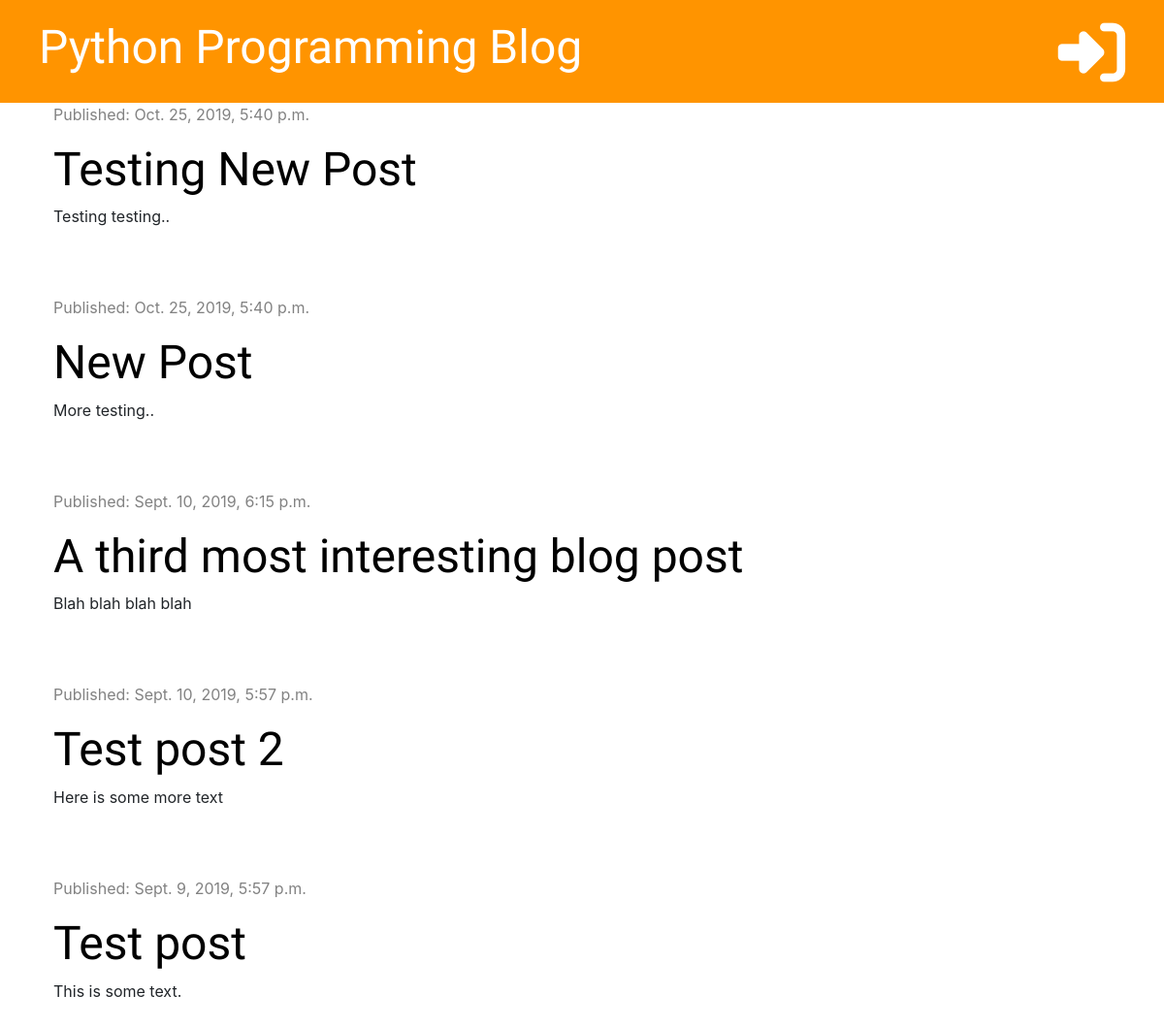
/, run on an earlier commit of the app's database.
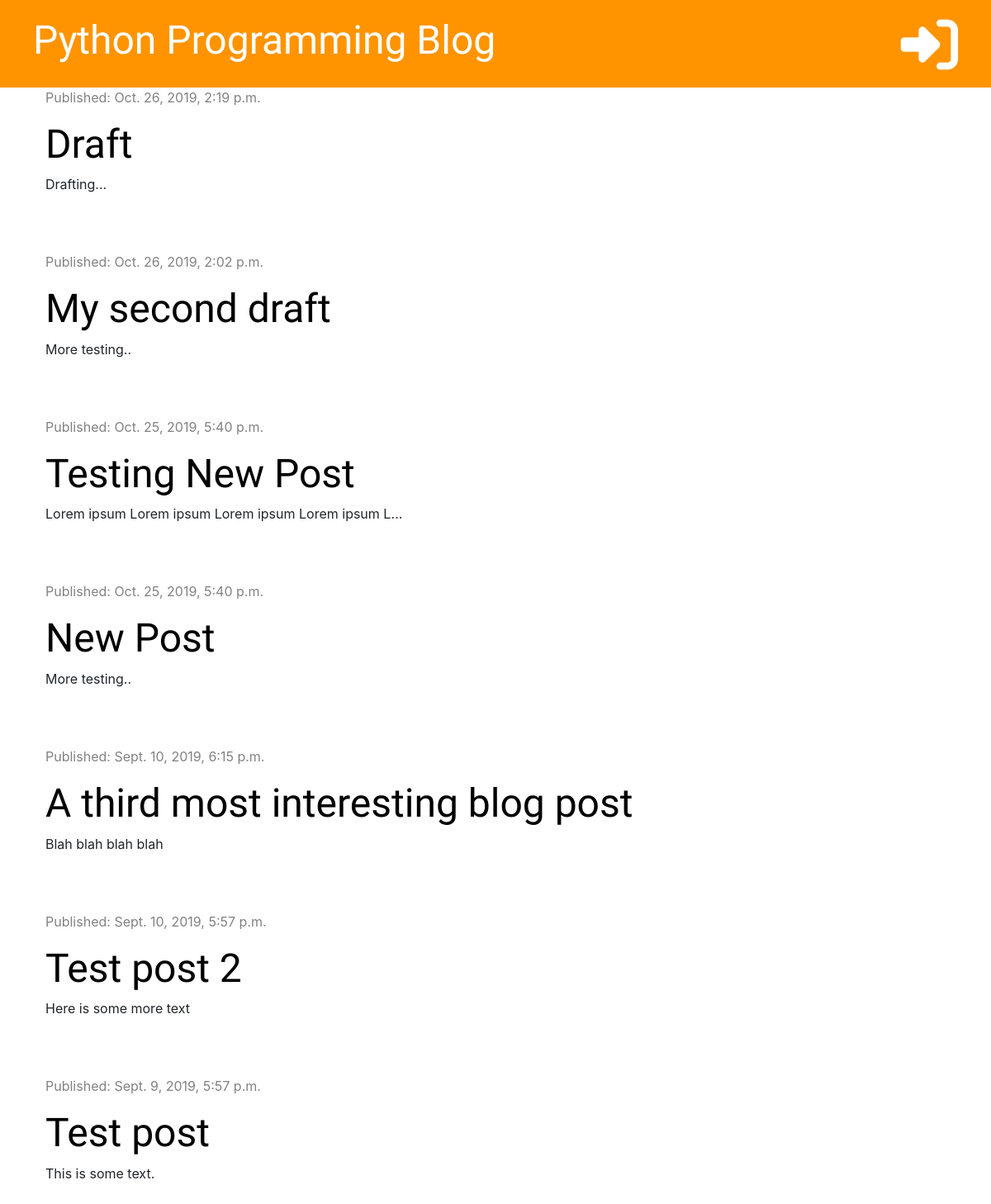
And on a later commit of the database.
### blog/models.py (models this page shows, shortened)
class Post(models.Model):
    author = models.ForeignKey('auth.User', on_delete=models.CASCADE)
    title = models.CharField(max_length=200)
    text = models.TextField()
    created_date = models.DateTimeField(default=timezone.now)
    published_date = models.DateTimeField(blank=True, null=True)
    edited_date = models.DateTimeField(blank=True, null=True)

### blog/views.py (the view)
# urls.py: path('', views.post_list, name='post_list'),
def post_list(request):
    posts = Post.objects.filter(published_date__lte=timezone.now()).order_by('-published_date')
    stuff_for_frontend = {'posts': posts}
    return render(request, 'blog/post_list.html', stuff_for_frontend)

### blog/templates/blog/post_list.html (shortened to what this page needs)
{% extends 'blog/base.html' %}
{% block content %}
    {% for post in posts %}
    <div class="post">
        <div class="date">
            <p>Published: {{ post.published_date }}</p>
        </div>
        <h1><a href="{% url 'post_detail' pk=post.pk %}">{{ post.title }}</a></h1>
        <p>{{ post.text|truncatechars:50|linebreaksbr }}</p>
    </div>
    {% endfor %}
{% endblock %}

What changed in the data, as far as the page shows it:
added Post: published_date "Oct. 26, 2019, 2:19 p.m.", title "Draft", text "Drafting..."
added Post: published_date "Oct. 26, 2019, 2:02 p.m.", title "My second draft", text "More testing.."
changed Post "Testing New Post": text "Testing testing.." → "Lorem ipsum Lorem ipsum Lorem ipsum Lorem ipsum L…"
